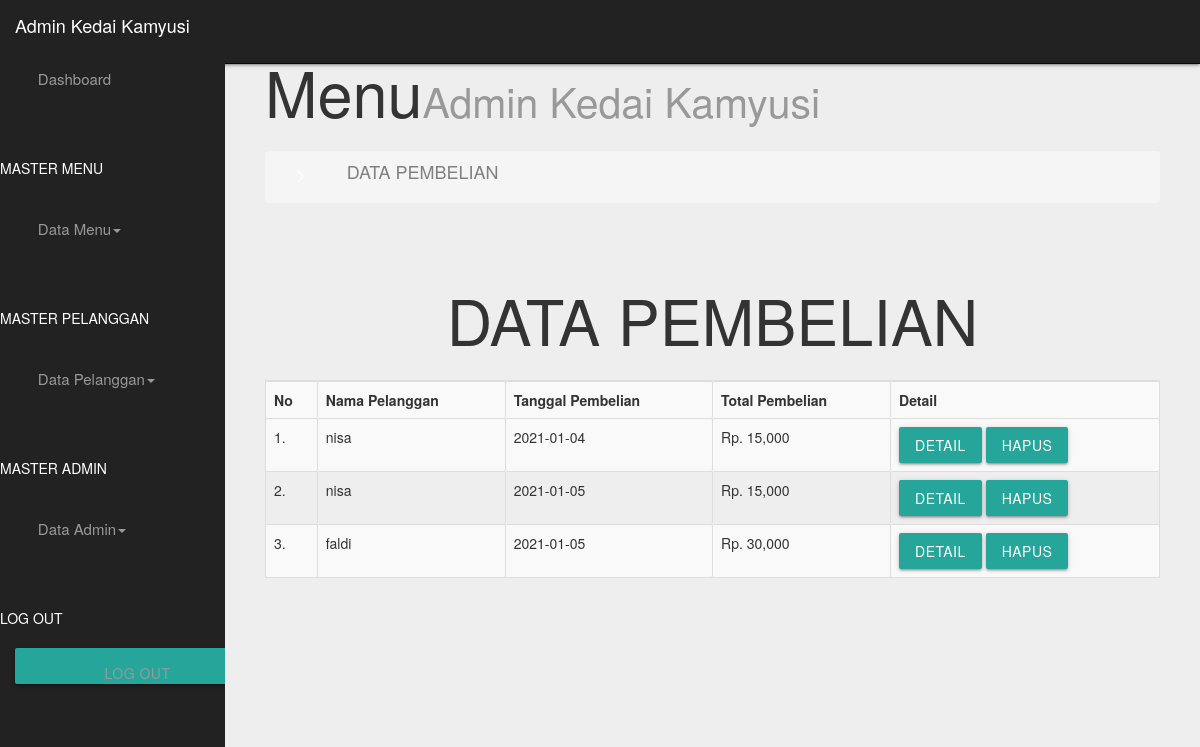
The page /admin.php?page=pembelian (signed in) on the database its author committed.
### tables this page shows
CREATE TABLE `pembelian` (
  `id_pembelian` int(11) NOT NULL,
  `id_pelanggan` int(11) NOT NULL,
  `id_ongkir` int(11) NOT NULL,
  `tanggal_pembelian` date NOT NULL,
  `total_pembelian` int(11) NOT NULL
);

CREATE TABLE `pelanggan` (
  `id_pelanggan` int(11) NOT NULL,
  `nama_pelanggan` varchar(30) NOT NULL,
  `no_hp` varchar(20) NOT NULL,
  `alamat` text NOT NULL
);

### view/pembelian.php (the view, shortened to what this page needs)
<?php
$koneksi = mysqli_connect("localhost", "root", "", "menu_kamyusi");
?>
<!DOCTYPE html>
<html>
<head>
    <link type="text/css" rel="stylesheet" href="css/materialize.min.css"  media="screen,projection"/>
    <link rel="stylesheet" href="css/style.css">
</head>
<body>
<div class="row">
	<div class="col-lg-12">
		<h1>Menu<small>Admin Kedai Kamyusi</small></h1>
		<ol class="breadcrumb">
			<li><a href="?page=pembelian"><i class="fa fa-coffee"></i>  DATA PEMBELIAN</a></li>
		</ol>
	</div>
</div>
<div class="row">
	<div class="col-lg-12">
		<center><h1>
			DATA PEMBELIAN
		</h1></center>
		<div class="table-responsive">
			<table class="table table-bordered table-hover table-striped" id="datatables">
					<tr>
						<th>No</th>
						<th>Nama Pelanggan</th>
						<th>Tanggal Pembelian</th>
						<th>Total Pembelian</th>
						<th>Detail</th>
					</tr>
	<tbody>
	<?php $no=1; ?>
	<?php
	$tampil = $koneksi->query("SELECT *FROM pembelian JOIN pelanggan ON pembelian.id_pelanggan = pelanggan.id_pelanggan"); ?>
	<?php WHILE ($data=$tampil->fetch_assoc()) { ?>
	<tr>
		<td align="center"><?= $no."."; ?></td>
		<td><?= $data['nama_pelanggan']; ?></td>
		<td><?= $data['tanggal_pembelian']; ?></td>
		<td>Rp. <?= number_format($data['total_pembelian']); ?></td>
		<td align="center">
			<a href="admin.php?page=detail&id=<?= $data['id_pembelian'];?>" class="btn btn-info"> Detail</a>
			<a href="admin.php?page=hapus&id=<?= $data['id_pembelian'];?>" class=" btn-danger btn">Hapus</a>
		</td>
	</tr>
	<?php $no++; ?>
	<?php  } ?>
	</tbody>
</table>
</div>
</body>
</html>

### assets/css/sb-admin.css (style rules this page uses)
body { margin-top: 50px; }

### Kamyusi/css/style.css (style rules this page uses)
body { background-color: #eee; }
a { color: grey; transition: .5s; }

### rows shown on the page
pembelian: id_pelanggan.nama_pelanggan "nisa", tanggal_pembelian "2021-01-04", total_pembelian "15,000"
pembelian: id_pelanggan.nama_pelanggan "nisa", tanggal_pembelian "2021-01-05", total_pembelian "15,000"
pembelian: id_pelanggan.nama_pelanggan "faldi", tanggal_pembelian "2021-01-05", total_pembelian "30,000"
